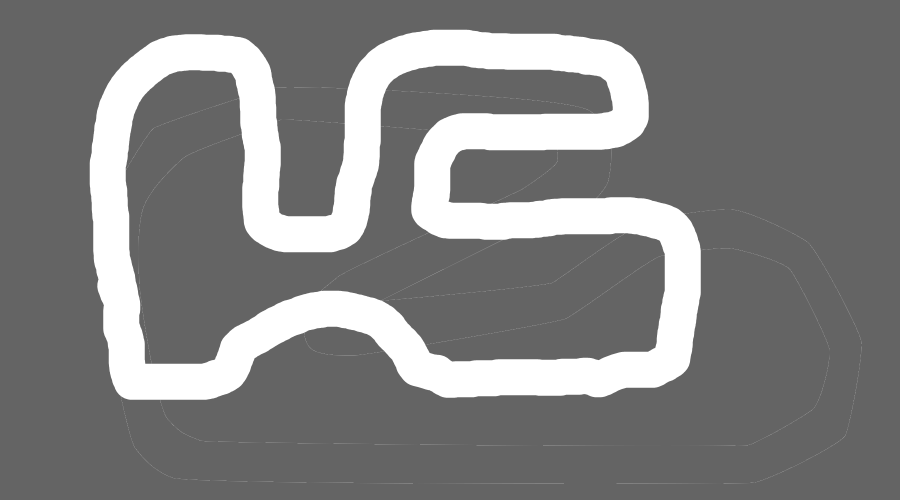
#> input picture images/track_1.png, 1800 x 1000 px (shown at 1/2 size)
$ python -i track.py   (imports and definitions only)
#> lines starting #> are read from the running program, lines starting #| are printed output that depends on the picture; after the words box and inside, x2 and y2 are one past the last pixel; in counts of white or black regions, pixels touching at a corner belong together
### carql/geometry.py
"""Vectorised 2-D segment geometry (numpy only).

All functions are batched: they take arrays of segments and return arrays of
results. Segments are stored as (..., 4) arrays of ``x1, y1, x2, y2``.
"""
from __future__ import annotations

import numpy as np


def rot90(v: np.ndarray) -> np.ndarray:
    """Rotate 2-D vectors by +90 degrees (counter-clockwise, y-up)."""
    return np.stack([-v[..., 1], v[..., 0]], axis=-1)


# [5 lines left out: function rotate, not called in this run]


def angle_of(v: np.ndarray) -> np.ndarray:
    """Angle of 2-D vectors in degrees, measured counter-clockwise from +x."""
    return np.degrees(np.arctan2(v[..., 1], v[..., 0]))


# [62 lines left out: functions signed_angle_between, segments_intersect, ray_segment_distance, rectangle_edges, not called in this run]


def polyline_length(points: np.ndarray, closed: bool) -> np.ndarray:
    """Cumulative arc length at each vertex (and the closing edge if closed)."""
    pts = np.asarray(points, dtype=float)
    if closed:
        pts = np.vstack([pts, pts[:1]])
    seg = np.linalg.norm(np.diff(pts, axis=0), axis=1)
    return np.concatenate([[0.0], np.cumsum(seg)])


def resample_polyline(points: np.ndarray, spacing: float, closed: bool) -> np.ndarray:
    """Resample a polyline at (approximately) uniform arc-length spacing."""
    pts = np.asarray(points, dtype=float)
    if closed:
        pts = np.vstack([pts, pts[:1]])
    cum = polyline_length(pts, closed=False)
    total = cum[-1]
    if total <= 0:
        return pts[:1].copy()
    n = max(2, int(round(total / spacing)))
    if closed:
        targets = np.linspace(0, total, n, endpoint=False)
    else:
        targets = np.linspace(0, total, n)
    xs = np.interp(targets, cum, pts[:, 0])
    ys = np.interp(targets, cum, pts[:, 1])
    return np.stack([xs, ys], axis=1)


def chaikin(points: np.ndarray, iterations: int, closed: bool) -> np.ndarray:
    """Chaikin corner cutting for a smoother polyline."""
    pts = np.asarray(points, dtype=float)
    for _ in range(iterations):
        if closed:
            p0 = pts
            p1 = np.roll(pts, -1, axis=0)
            q = 0.75 * p0 + 0.25 * p1
            r = 0.25 * p0 + 0.75 * p1
            pts = np.empty((len(pts) * 2, 2))
            pts[0::2] = q
            pts[1::2] = r
        else:
            p0, p1 = pts[:-1], pts[1:]
            q = 0.75 * p0 + 0.25 * p1
            r = 0.25 * p0 + 0.75 * p1
            mid = np.empty((len(p0) * 2, 2))
            mid[0::2] = q
            mid[1::2] = r
            pts = np.vstack([pts[:1], mid, pts[-1:]])
    return pts


def tangents(points: np.ndarray, closed: bool) -> np.ndarray:
    """Unit tangent at each vertex (central differences)."""
    pts = np.asarray(points, dtype=float)
    if closed:
        t = np.roll(pts, -1, axis=0) - np.roll(pts, 1, axis=0)
    else:
        t = np.gradient(pts, axis=0)
    n = np.linalg.norm(t, axis=1, keepdims=True)
    n[n == 0] = 1
    return t / n


def simplify_polyline(points: np.ndarray, tolerance: float) -> np.ndarray:
    """Douglas-Peucker simplification (iterative, keeps end points)."""
    pts = np.asarray(points, dtype=float)
    if len(pts) < 3:
        return pts.copy()
    keep = np.zeros(len(pts), dtype=bool)
    keep[0] = keep[-1] = True
    stack = [(0, len(pts) - 1)]
    while stack:
        a, b = stack.pop()
        if b - a < 2:
            continue
        seg = pts[b] - pts[a]
        seg_len = np.linalg.norm(seg)
        rel = pts[a + 1:b] - pts[a]
        if seg_len == 0:
            d = np.linalg.norm(rel, axis=1)
        else:
            d = np.abs(rel[:, 0] * seg[1] - rel[:, 1] * seg[0]) / seg_len
        i = int(np.argmax(d))
        if d[i] > tolerance:
            idx = a + 1 + i
            keep[idx] = True
            stack.append((a, idx))
            stack.append((idx, b))
    return pts[keep]

### carql/track.py
"""Track representation, generation and (de)serialisation.

A track is a set of wall segments, an ordered list of reward gates and a start
pose, all in *world* coordinates (y up, arbitrary units; the classic track is
1260 x 700).  Tracks are stored as JSON in ``tracks/``.

Two ways to make a track:

* ``Track.from_centerline`` -- give it a polyline and a road width; the walls
  (as contours of the rasterised stroke) and evenly spaced gates are generated.
  This is what the builder (``carql build``) and the PNG importer use.
* explicit ``walls`` + ``gates`` -- what the converted legacy track uses.
"""
from __future__ import annotations

import json
from dataclasses import dataclass, field
from pathlib import Path

import numpy as np

from . import geometry as geo

TRACKS_DIR = Path(__file__).resolve().parent.parent / "tracks"
RASTER_SCALE = 2          # supersampling factor for wall extraction
GATE_OVERHANG = 1.15      # gates are a bit wider than the road so they always span it


@dataclass
class Track:
    name: str
    size: tuple[float, float]
    walls: np.ndarray                      # (W, 4)
    gates: np.ndarray                      # (G, 4), ordered
    start_pos: tuple[float, float]
    start_angle: float                     # degrees, CCW from +x
    closed: bool = True
    centerline: np.ndarray | None = None   # (N, 2) control points, if generated
    width: float | None = None             # road width, if generated
    gate_spacing: float = 60.0
    smooth: int = 2                        # Chaikin iterations applied to the centerline
    image: str | None = None               # optional background image (relative to repo root)
    source: str | None = None              # path this track was loaded from
    meta: dict = field(default_factory=dict)

    # ------------------------------------------------------------------ io
    # [56 lines left out: functions load, save, from_dict, to_dict, not called in this run]

    # ------------------------------------------------------------ helpers
    @property
    def n_gates(self) -> int:
        return len(self.gates)

    @property
    def gate_centers(self) -> np.ndarray:
        return (self.gates[:, :2] + self.gates[:, 2:]) / 2

    # [16 lines left out: functions smoothed_centerline, lap_length, describe, not called in this run]

    # --------------------------------------------------------- generation
    @classmethod
    def from_centerline(cls, points, width: float, *, name: str = "untitled",
                        size=None, closed: bool = True, gate_spacing: float = 60.0,
                        smooth: int = 2, simplify_tol: float = 1.5,
                        start_offset: float = 0.0) -> "Track":
        """Build a full track (walls + gates + start) from a centerline polyline."""
        pts = np.asarray(points, dtype=float)
        if size is None:
            lo = pts.min(0) - width
            hi = pts.max(0) + width
            size = (float(hi[0] + lo[0]), float(hi[1] + lo[1]))
        walls, gates, start_pos, start_angle = generate_geometry(
            pts, width, size, closed, gate_spacing, smooth, simplify_tol, start_offset)
        return cls(name=name, size=size, walls=walls, gates=gates, start_pos=start_pos,
                   start_angle=start_angle, closed=closed, centerline=pts, width=width,
                   gate_spacing=gate_spacing, smooth=smooth)

    # [21 lines left out: functions regenerate, resolve_track_path, not called in this run]


def smooth_centerline(points: np.ndarray, iterations: int, closed: bool) -> np.ndarray:
    pts = np.asarray(points, dtype=float)
    if len(pts) < 3:
        return pts.copy()
    return geo.chaikin(pts, iterations, closed)


def rasterize_road(points: np.ndarray, width: float, size, closed: bool, scale: float,
                   supersample: int = 1):
    """Draw the road stroke into a binary PIL image (L mode, road = 255).

    The image has ``size * scale * supersample`` pixels; y is flipped so that
    row 0 is the top of the world.
    """
    from PIL import Image, ImageDraw

    s = scale * supersample
    w, h = int(round(size[0] * s)), int(round(size[1] * s))
    img = Image.new("L", (max(w, 1), max(h, 1)), 0)
    draw = ImageDraw.Draw(img)
    pts = np.asarray(points, dtype=float)
    if closed and len(pts) > 1:
        pts = np.vstack([pts, pts[:1]])
    px = [(float(x * s), float((size[1] - y) * s)) for x, y in pts]
    r = width * s / 2
    if len(px) >= 2:
        draw.line(px, fill=255, width=int(round(width * s)), joint="curve")
    for x, y in px:      # round caps / joints
        draw.ellipse([x - r, y - r, x + r, y + r], fill=255)
    if supersample > 1:
        img = img.resize((max(1, int(round(size[0] * scale))), max(1, int(round(size[1] * scale)))),
                         Image.LANCZOS)
    return img


def walls_from_mask(mask: np.ndarray, size, scale: float, simplify_tol: float) -> np.ndarray:
    """Extract wall segments as simplified contours of a road mask (rows = top)."""
    from skimage import measure

    padded = np.pad(mask.astype(float), 1)
    contours = measure.find_contours(padded, 0.5)
    walls = []
    for c in contours:
        c = c - 1.0                              # undo padding
        pts = np.stack([c[:, 1] / scale, size[1] - c[:, 0] / scale], axis=1)  # (x, y) world
        pts = geo.simplify_polyline(pts, simplify_tol)
        if len(pts) < 3:
            continue
        nxt = np.roll(pts, -1, axis=0)
        walls.append(np.concatenate([pts, nxt], axis=1))
    if not walls:
        return np.zeros((0, 4))
    return np.vstack(walls)


def generate_geometry(points, width, size, closed, gate_spacing, smooth,
                      simplify_tol: float = 1.5, start_offset: float = 0.0):
    pts = np.asarray(points, dtype=float)
    cl = smooth_centerline(pts, smooth, closed)
    img = rasterize_road(cl, width, size, closed, RASTER_SCALE)
    mask = np.asarray(img) > 127
    walls = walls_from_mask(mask, size, RASTER_SCALE, simplify_tol)

    # gates along the resampled centerline
    dense = geo.resample_polyline(cl, max(2.0, gate_spacing / 8), closed)
    cum = geo.polyline_length(dense, closed)
    total = cum[-1]
    half = width / 2 * GATE_OVERHANG
    if closed:
        s_vals = np.arange(gate_spacing, total - gate_spacing / 2, gate_spacing)
    else:
        s_vals = np.arange(gate_spacing, total - gate_spacing * 0.25, gate_spacing)
        s_vals = np.append(s_vals, total - 1.0)   # finish line at the end
    s_vals = (s_vals + start_offset) % total if closed else s_vals
    dense_closed = np.vstack([dense, dense[:1]]) if closed else dense
    tang = geo.tangents(dense, closed)
    gates = []
    for s in s_vals:
        i = int(np.searchsorted(cum, s, side="right") - 1)
        i = min(max(i, 0), len(dense_closed) - 2)
        seg_len = cum[i + 1] - cum[i]
        f = 0.0 if seg_len == 0 else (s - cum[i]) / seg_len
        p = dense_closed[i] * (1 - f) + dense_closed[i + 1] * f
        t = tang[i % len(tang)] * (1 - f) + tang[(i + 1) % len(tang)] * f
        t /= max(np.linalg.norm(t), 1e-9)
        n = geo.rot90(t)
        a, b = p - n * half, p + n * half
        gates.append([a[0], a[1], b[0], b[1]])
    gates = np.asarray(gates, dtype=float).reshape(-1, 4)

    # start pose
    s0 = start_offset % total if closed else 0.0
    i = int(np.searchsorted(cum, s0, side="right") - 1)
    i = min(max(i, 0), len(dense_closed) - 2)
    seg_len = cum[i + 1] - cum[i]
    f = 0.0 if seg_len == 0 else (s0 - cum[i]) / seg_len
    p0 = dense_closed[i] * (1 - f) + dense_closed[i + 1] * f
    t0 = tang[i % len(tang)]
    return walls, gates, (float(p0[0]), float(p0[1])), float(geo.angle_of(t0))


# ---------------------------------------------------------------------------
# PNG import: hand-drawn stroke -> centerline + width
# ---------------------------------------------------------------------------
def import_png(path: str | Path, *, name: str | None = None, height: float = 700.0,
               closed: bool = True, gate_spacing: float = 60.0, invert: bool = False,
               reverse: bool = False, control_spacing: float = 25.0) -> Track:
    """Turn a drawn road image (bright road on dark background) into a track.

    The stroke is skeletonised to recover the centerline and the distance
    transform gives the road width; the result is a regular generated track.
    """
#> called with path = '../images/track_1.png', height = 700, closed = True, gate_spacing = 60, invert = False, reverse = False, control_spacing = 25
    from PIL import Image
    from scipy import ndimage
    from skimage import measure, morphology

    path = Path(path)
    img = Image.open(path).convert("L")
    scale = height / img.height
    size = (img.width * scale, height)
    g = np.asarray(img).astype(float)
    thresh = (g.min() + g.max()) / 2
#> thresh = 177
    mask = g < thresh if invert else g > thresh
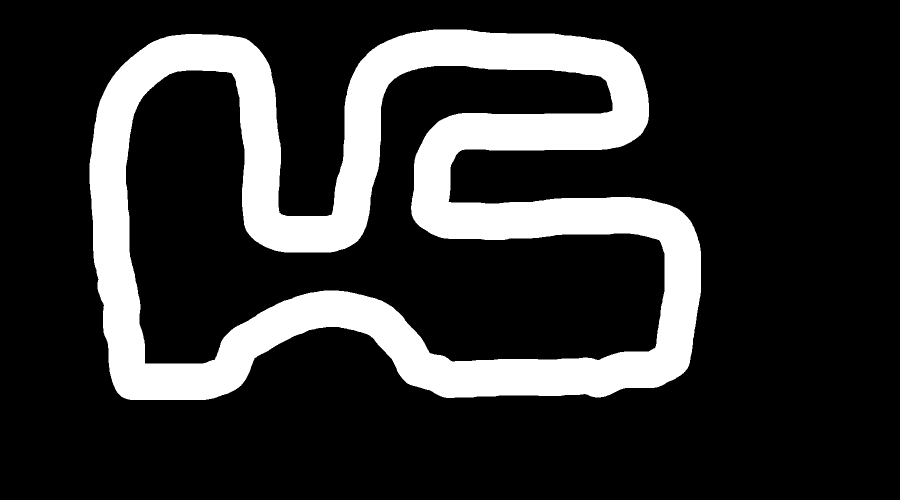
#> mask: shape (1000, 1800) bool (shown at 1/2 size); 19.5% white; 1 white region, box (x1, y1, x2, y2) and area: (179, 59, 1402, 800) 350118
    # keep the largest blob only
    lab = measure.label(mask)
    if lab.max() > 1:
        counts = np.bincount(lab.ravel())
        counts[0] = 0
        mask = lab == counts.argmax()
    dist = ndimage.distance_transform_edt(mask)
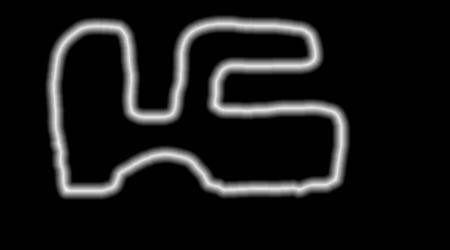
#> dist: shape (1000, 1800) float64 (shown at 1/4 size); min 0, max 40.31, mean 3.6; drawn with min black and max white
    skel = morphology.skeletonize(mask)
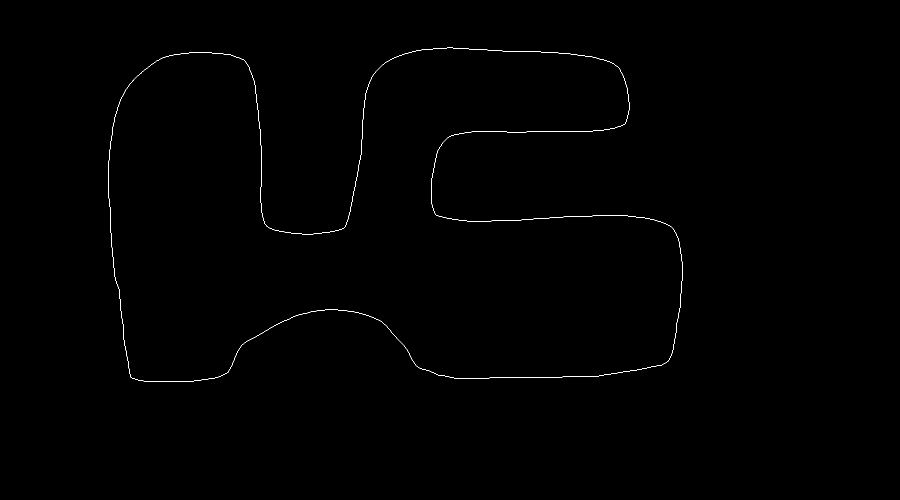
#> skel: shape (1000, 1800) bool (shown at 1/2 size); 0.25% white in thin lines or dots, all inside (x1, y1, x2, y2) = (216, 95, 1366, 764)
    skel = _prune_skeleton(skel, closed)
    order = _trace_skeleton(skel)
    if len(order) < 10:
        raise ValueError("could not trace a centerline in the image")
    width_px = 2 * float(np.median(dist[order[:, 0], order[:, 1]]))
    pts = np.stack([order[:, 1] * scale, height - order[:, 0] * scale], axis=1)
    # clockwise by default (matches the classic track); reverse flips it
    area = np.sum(pts[:, 0] * np.roll(pts[:, 1], -1) - np.roll(pts[:, 0], -1) * pts[:, 1]) / 2
    if (area > 0) != reverse:
        pts = pts[::-1]
    # start at the left-most point
    i0 = int(np.argmin(pts[:, 0]))
    pts = np.roll(pts, -i0, axis=0)
    ctrl = geo.resample_polyline(geo.simplify_polyline(pts, 1.0), control_spacing, closed)
    return Track.from_centerline(ctrl, width_px * scale, name=name or path.stem, size=size,
                                 closed=closed, gate_spacing=gate_spacing, smooth=2)


def _neighbors8(skel: np.ndarray) -> np.ndarray:
    from scipy import ndimage
    k = np.ones((3, 3), int)
    k[1, 1] = 0
    return ndimage.convolve(skel.astype(int), k, mode="constant")


def _prune_skeleton(skel: np.ndarray, closed: bool, max_iter: int = 400) -> np.ndarray:
#> called with closed = True, max_iter = 400
    skel = skel.copy()
    for _ in range(max_iter if closed else 25):
        nb = _neighbors8(skel)
        ends = skel & (nb <= 1)
        if not ends.any():
            break
        skel[ends] = False
#> (the rest of the program and of its run is left out)
